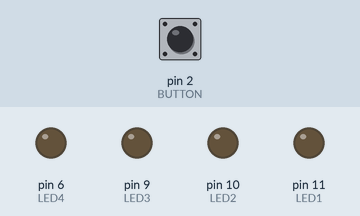
Recording of a sketch running on a simulated Arduino Uno, built with avr-gcc and run on an emulated ATmega328P. Parts: output pins drawn as LEDs (lit = HIGH). The test bench sets the inputs (shaded band); at power-on: pin 2 (BUTTON) LOW.

Above: at 1.2 s.
1.3 s: pin 2 (BUTTON) pulled HIGH for 0.15 s
At 2.99 s:
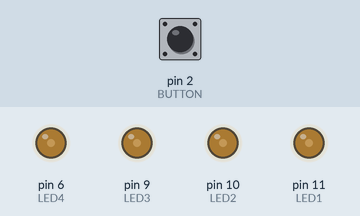
At 4.19 s:
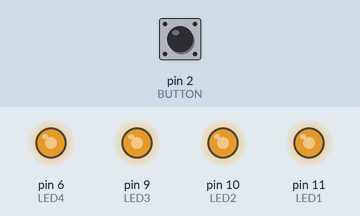
4.3 s: pin 2 (BUTTON) pulled HIGH for 1 s
7.3 s: pin 2 (BUTTON) pulled HIGH for 0.15 s
At 9.59 s:
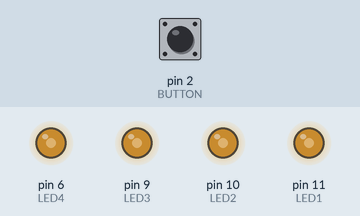
10.3 s: pin 2 (BUTTON) pulled HIGH for 3.2 s
Timing chart, 0 to 16.0 s (numbered marks = the images above; inputs shaded):
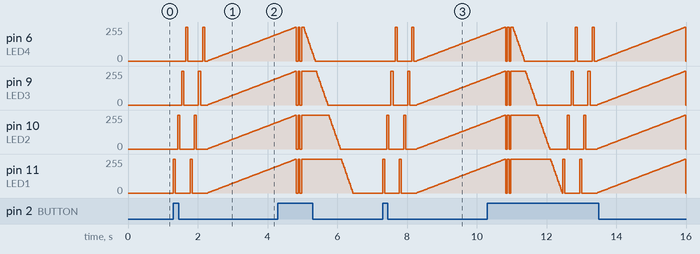

Measured:
- after the input at 1.3 s, pin 6 (LED4), pin 9 (LED3), pin 10 (LED2), pin 11 (LED1): ramps from 0/255 to 255/255 and jumps back, once every 0.48 s
- after the input at 7.3 s, pin 6 (LED4), pin 9 (LED3), pin 10 (LED2), pin 11 (LED1): ramps from 0/255 to 255/255 and jumps back, once every 0.48 s

The sketch:

Fade.ino
```cpp
/*
  Blink

  Blinks led sequentially faster and faster and switches direction at fastest
  and slowest

*/

int BUTTON = 2; // Assigning button to pin 2
int LED1= 11;   // Assigning button to pin 2
int LED2= 10;   // Assigning button to pin 2
int LED3= 9;    // Assigning button to pin 2
int LED4= 6;    // Assigning button to pin 2
int BUTTONSTATE = 0;
double DELAY = 20;
boolean LEDON = false;

// the setup function runs once when you press reset or power the board
void setup() {
  // initialize digital pin LED_BUILTIN as an output.
  pinMode(LED1, OUTPUT);
  pinMode(LED2, OUTPUT);
  pinMode(LED3, OUTPUT);
  pinMode(LED4, OUTPUT);
  pinMode(BUTTON, INPUT);
}

// the loop function runs over and over again forever
void loop() {
  BUTTONSTATE = digitalRead(BUTTON);
  if(BUTTONSTATE == HIGH) {
    if(!LEDON) {
      blinkAllForward();
      blinkAllForward();
      for(int i=0; i <= 255; i += 2.5) {
        analogWrite(LED1, i);
        analogWrite(LED2, i);
        analogWrite(LED3, i);
        analogWrite(LED4, i);
        delay(DELAY);
        LEDON = true;
      }
      blinkAll();
      blinkAll();
    } else {
      for(int i=255; i >= 0; i -= 15) {

        analogWrite(LED4, i);
        delay(DELAY);
      }
      for(int i=255; i >= 0; i -= 15) {
        analogWrite(LED3, i);
        delay(DELAY);
      }
      for(int i=255; i >= 0; i -= 15) {
        analogWrite(LED2, i);
        delay(DELAY);
      }
      for(int i=255; i >= 0; i -= 15) {
        analogWrite(LED1, i);
        delay(DELAY);
      }
      LEDON = false;
    }
  }
}

void blinkAll() {
      digitalWrite(LED4, LOW);
      digitalWrite(LED1, LOW);
      digitalWrite(LED2, LOW);
      digitalWrite(LED3, LOW);
      delay(50);
      digitalWrite(LED1, HIGH);
      digitalWrite(LED2, HIGH);
      digitalWrite(LED3, HIGH);
      digitalWrite(LED4, HIGH);
      delay(50);
}

void blinkAllForward() {
      digitalWrite(LED1, HIGH);
      delay(60);
      digitalWrite(LED1, LOW);
      delay(60);
      digitalWrite(LED2, HIGH);
      delay(60);
      digitalWrite(LED2, LOW);
      delay(60);
      digitalWrite(LED3, HIGH);
      delay(60);
      digitalWrite(LED3, LOW);
      delay(60);
      digitalWrite(LED4, HIGH);
      delay(60);
      digitalWrite(LED4, LOW);
      delay(60);
}
```
